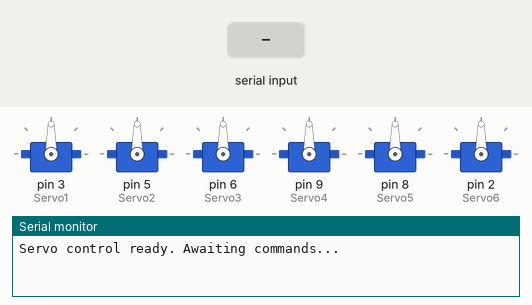
The sketch below on a simulated Arduino Uno, built with avr-gcc and run on an emulated ATmega328P. On the bench: 6 × servo, the last lines printed to the serial monitor. The inputs (shaded band) are chosen by the test bench.

Above: at 1.2 s.
1.3 s: "R" received over Serial
At 2.4 s:
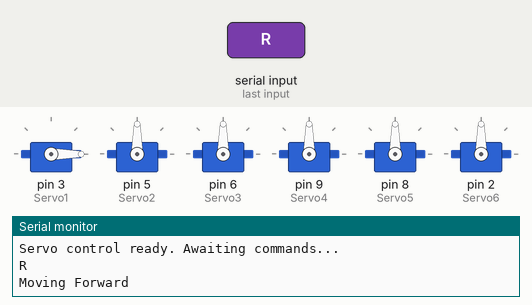
2.8 s: byte 79 ('O') received over Serial
At 3.6 s:
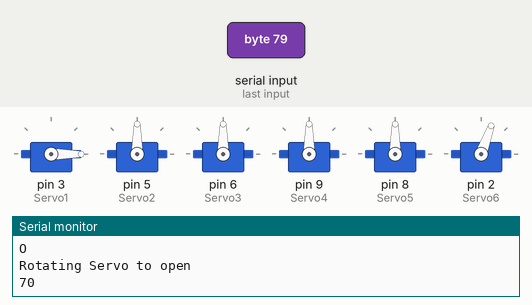
4.3 s: "L" received over Serial
At 4.7 s:
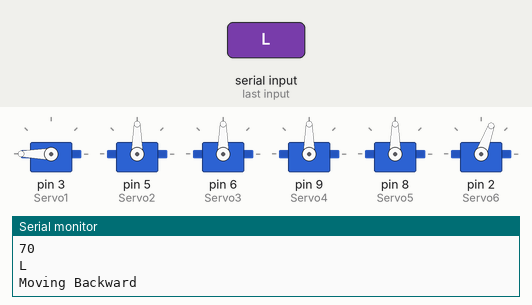
5.8 s: "U" received over Serial
At 7.0 s:
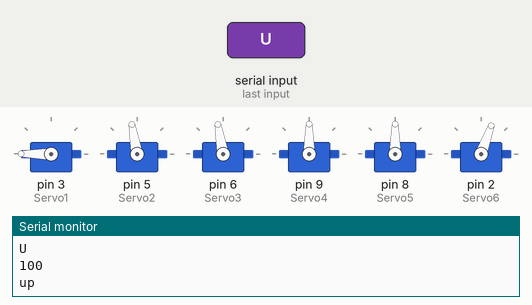
7.3 s: "S" received over Serial
At 8.2 s:
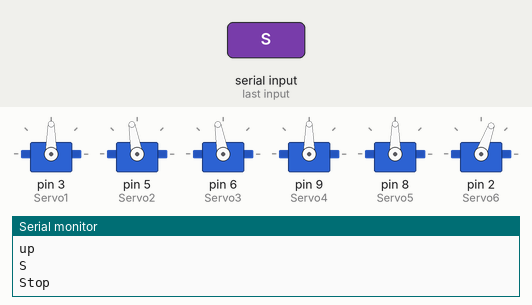
8.8 s: "D" received over Serial
At 9.3 s:
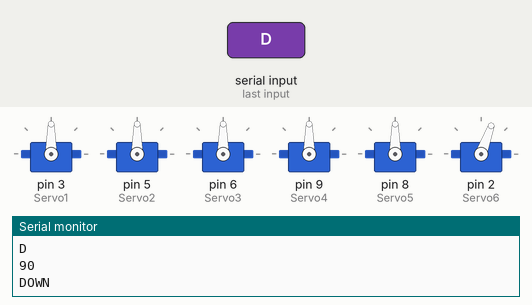
Timing chart, 0 to 11.3 s (numbered marks = the images above; inputs shaded):
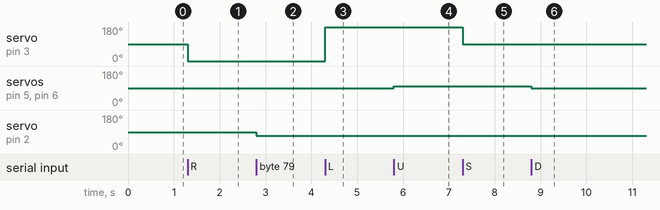

The sketch:

code.ino
```cpp
#include <Servo.h>
#include <SoftwareSerial.h>


Servo Servo1;
Servo Servo2;
Servo Servo3;
Servo Servo4;
Servo Servo5;
Servo Servo6;

// Variables to track current positions of the servos
int pos = 90;   // Initialize with a default but not overwrite upon startup
int pos1 = 130;
int pos2 = 0;
int pos3=90;
int pos0 =90;

void setup() {
  Serial.begin(9600);

  Servo1.attach(3);
  Servo2.attach(5);
  Servo3.attach(6);
  Servo4.attach(9);
  Servo5.attach(8);
  Servo6.attach(2);

  Serial.println("Servo control ready. Awaiting commands...");
}

void loop() {
  if (Serial.available()) {
    char command = Serial.read();
    Serial.println(command);

    switch (command) {
      case 'R':  // Move Right

        Servo1.write(0);
        Serial.println("Moving Forward");
        delay(50);
        break;

      case 'L':  // Move Left
        Servo1.write(180);

        Serial.println("Moving Backward");
        delay(50);
        break;

      case 'U':  // Rotate Servo2 and Servo3 Left
        pos = constrain(pos + 10, 0, 180); // Ensure the value stays within bounds
        Servo2.write(pos);
        Servo3.write(pos);
        Serial.println(pos);
        Serial.println("up");
        delay(15);
        break;

      case 'D':  // Rotate Servo2 and Servo3 Right
        pos = constrain(pos - 10, 0, 180);
        Servo2.write(pos);
        Servo3.write(pos);
        Serial.println(pos);
        Serial.println("DOWN");
        delay(15);
        break;

      case 'S':  // Stop
        Servo1.write(90);
        Serial.println("Stop");
        break;

      case 'M':  // Rotate Servo4 Clockwise
        pos1 = constrain(pos1 + 5, 0, 180);
        Servo4.write(pos1);
        Serial.println(pos1);
        Serial.println("Rotating Servo4 Clockwise");
        delay(15);
        break;

      case 'N':  // Rotate Servo4 Counterclockwise
        pos1 = constrain(pos1 - 5, 0, 180);
        Servo4.write(pos1);
        Serial.println(pos1);
        Serial.println("Rotating Servo4 Counterclockwise");
        delay(15);
        break;

      case 'T':  // Rotate Servo5 Upward
        pos2 = constrain(pos2 + 10, 0, 180);
        Servo5.write(pos2);
        Serial.println(pos2);
        Serial.println("Rotating Servo5 Upward");
        delay(15);
        break;

      case 'V':  // Rotate Servo5 Downward
        pos2 = constrain(pos2 - 7, 0, 180);
        Servo5.write(pos2);
        Serial.println(pos2);
        Serial.println("Rotating Servo5 Downward");
        delay(15);
        break;
         case 'C':  // Rotate Servo5 Downward
        pos3 = constrain(pos3 + 20, 0, 180);
        Servo6.write(pos3);
        Serial.println(pos3);
        Serial.println("Rotating Servo6 To close");
        delay(20);
        break;
         case 'O':  // Rotate Servo5 Downward
        pos3 = constrain(pos3 - 20, 0, 180);
        Servo6.write(pos3);
        Serial.println("Rotating Servo to open");
        Serial.println(pos3);
        delay(20);
        break;

      default:
        Serial.println("Invalid command received.");
        break;
    }
  }
}
```

Measured:
- after the input at 1.3 s, servo on pin 3 (Servo1): 90° → 0° at once
- after the input at 2.8 s, servo on pin 2 (Servo6): 90° → 70° at once
- after the input at 4.3 s, servo on pin 3 (Servo1): 0° → 180° at once
- after the input at 5.8 s, servo on pin 5 (Servo2), servo on pin 6 (Servo3): 90° → 100° at once
- after the input at 7.3 s, servo on pin 3 (Servo1): 180° → 90° at once
- after the input at 8.8 s, servo on pin 5 (Servo2), servo on pin 6 (Servo3): 100° → 90° at once
